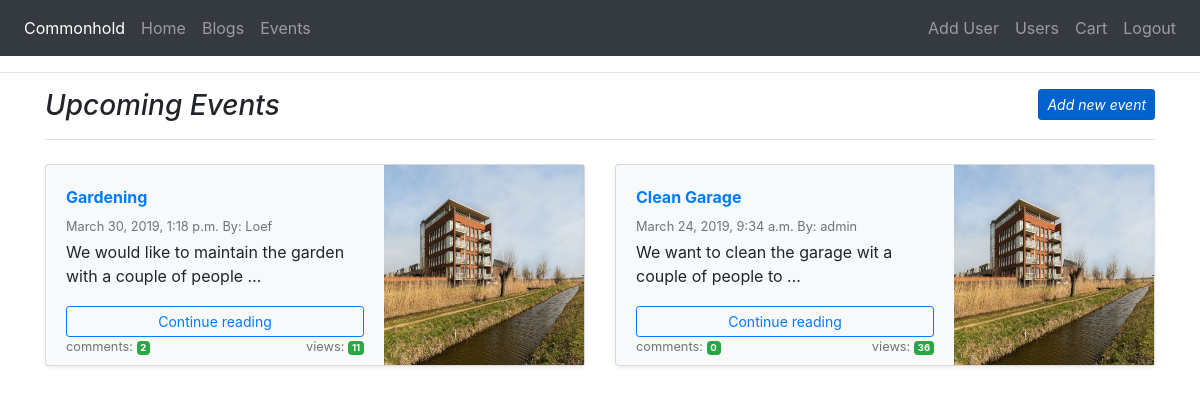
The page /events/events/ (signed in) on the database as committed earlier.
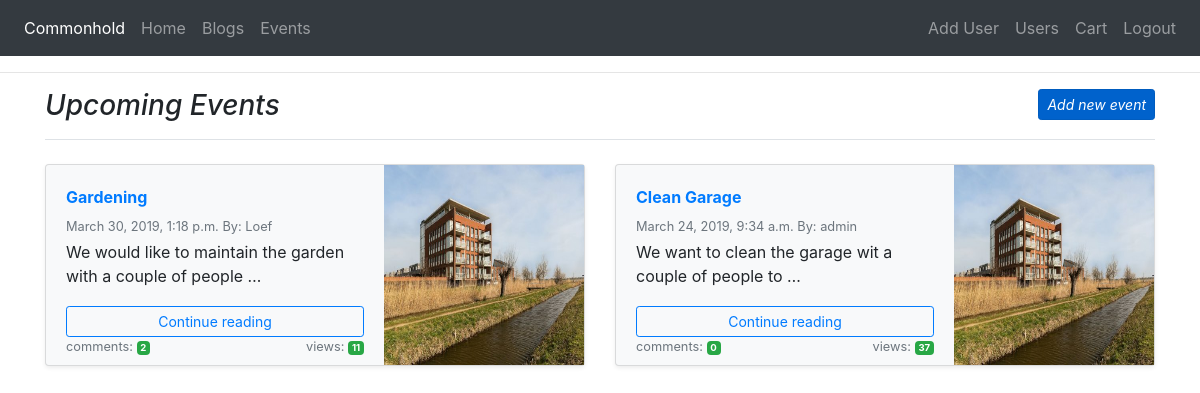
The same page on the database as committed later.
### events/models.py (models this page shows, shortened)
class Event(models.Model):
    author = models.ForeignKey(User, on_delete=models.CASCADE, related_name="event_author")
    title = models.CharField(max_length=200)
    details = models.TextField()
    location = models.CharField(max_length=200)
    views = models.IntegerField(default=0)
    price = models.DecimalField(max_digits=6, decimal_places=2)
    event_image = models.ImageField(upload_to="images", null=True, blank=True)
    scheduled_date_start = models.DateTimeField(blank=True, null=True)
    scheduled_date_end = models.DateTimeField(blank=True, null=True)
    published_date = models.DateTimeField(auto_now_add=True)

### events/views.py (the view)
@login_required
def get_events(request):
    events = Event.objects.filter(published_date__lte=timezone.now()).order_by('-published_date')
    return render(request, "eventposts.html", {'events': events})

### cart/contexts.py (called while the page is built)
def cart_contents(request):
    cart = request.session.get('cart', {})
    cart_items = []
    total = 0
    product_count = 0
    for id, quantity in cart.items():
        event = get_object_or_404(Event, pk=id)
        total += quantity * event.price
        product_count += quantity
        cart_items.append({'id':id, 'quantity': quantity, 'event': event})
    return { 'cart_items': cart_items, 'total': total,
        'product_count': product_count }

### events/templates/eventposts.html
{% extends 'base.html' %}
{% block content %}
<div class="container">
   <h3 class="pb-3 mb-4 font-italic border-bottom">
      Upcoming Events <a href="{% url 'new_event' %}" class="btn btn-primary btn-sm active floatright" role="button" aria-pressed="true">Add new event</a>
   </h3>
   <div class="row">
      {% for event in events %}
      <div class="col-md-6">
         <div class="card flex-md-row mb-4 shadow-sm h-md-250 bg-light">
            <div class="card-body d-flex flex-column less-padding-bottom">
                <strong class="d-inline-block mb-2 text-primary">{{event.title}}</strong>
                <div class="mb-1 text-muted small">{{event.scheduled_date_start}} By: {{event.author}} </div>
                <p class="card-text mb-auto">{{event.details|truncatewords:12}}</p>
                <a class="btn btn-outline-primary btn-sm" role="button" href="{% url 'event_detail' event.id %}">Continue reading</a>
                <div class="mb-1 text-muted small">
                   <span>comments: </span><span class="badge badge-success">{{ event.event_comment_id.count }}</span>
                   <span class="floatright">views: <span class="badge badge-success">{{event.views}}</span></span>
                </div>
            </div>
            <img class="card-img-right flex-auto d-none d-lg-block" alt="Thumbnail [200x250]" src="{{ MEDIA_URL }}{{ event.event_image }}" style="width: 200px; height: 200px;">
         </div>
      </div>
    {% endfor %}
   </div>
</div>
{% endblock %}

Rows that differ between the two databases and show on the page:
changed Event "Clean Garage": views "36" → "37"
